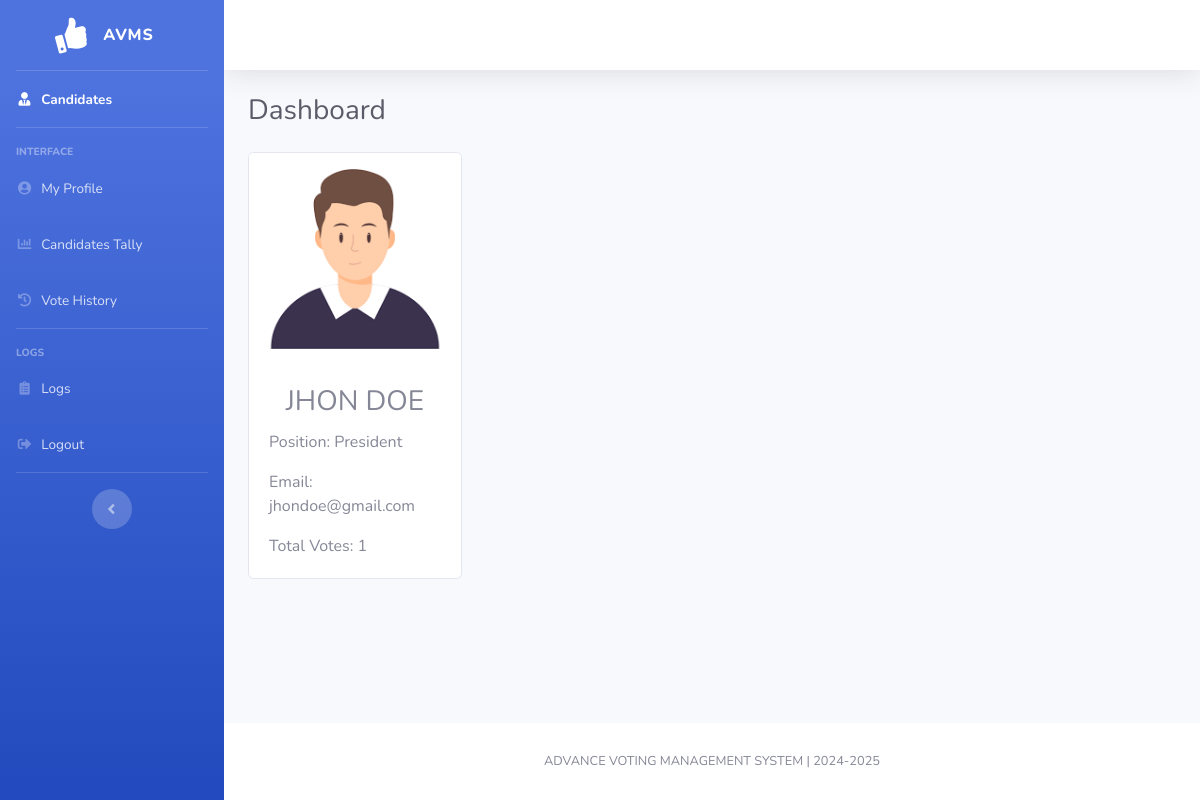
Page /user/candidate-tally.php on the committed database.
### tables this page shows
CREATE TABLE `candidates` (
  `id` int(11) NOT NULL,
  `image` varchar(255) NOT NULL,
  `candidate_name` varchar(100) NOT NULL,
  `position` varchar(100) NOT NULL,
  `email` varchar(100) NOT NULL,
  `date_registered` datetime NOT NULL DEFAULT current_timestamp()
);

### user/candidate-tally.php (the view, shortened to what this page needs)
<?php
    include("../components/user-header.php");
    $candidates_list = $connData->query("SELECT * FROM `candidates`")->fetchAll(PDO::FETCH_ASSOC);
?>
<div id="content">
    <?php include("../components/topbar.php"); ?>
    <div class="container-fluid">
        <div class="d-sm-flex align-items-center justify-content-between mb-4">
            <h1 class="h3 mb-0 text-gray-800">Dashboard</h1>
        </div>
        <div class="row">
            <?php foreach ($candidates_list as $candidates): ?>
                <?php
                    $candidate_name = $candidates['candidate_name'];
                    $count_votes_sql = "SELECT COUNT(*) as vote_count FROM `voting_records` WHERE `candidate_name` = ?";
                    $stmt_count_votes = $connData->prepare($count_votes_sql);
                    $stmt_count_votes->execute([$candidate_name]);
                    $vote_count = $stmt_count_votes->fetch(PDO::FETCH_ASSOC)['vote_count'];
                ?>
                <div class="col-sm-3 mb-3">
                    <div class="card">
                        <img class="card-img-top" src="<?php echo "../image/profile/" . $candidates['image']; ?>" alt="Card image cap">
                        <div class="card-body">
                            <h3 class="card-title text-uppercase text-center"><?php echo($candidates['candidate_name']); ?></h3>
                            <p class="card-text">Position: <?php echo($candidates['position']); ?></p>
                            <p class="card-text">Email: <?php echo($candidates['email']); ?></p>
                            <p class="card-text">Total Votes: <?php echo $vote_count; ?></p>
                        </div>
                    </div>
                </div>
            <?php endforeach; ?>
        </div>
    </div>
</div>
<?php include("../components/footer.php"); ?>
</div>
</div>
</body>
</html>

### rows in the picture
candidates: image (picture), candidate_name "JHON DOE", position "President", email "jhondoe@gmail.com", vote_count "1"
